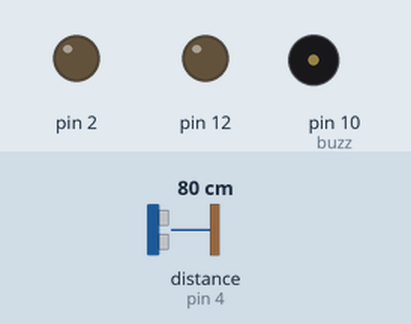
A sketch run on a simulated Arduino Uno, built with avr-gcc and run on an emulated ATmega328P. Parts: output pins drawn as LEDs (lit = HIGH), buzzer (waves = sounding). Wiring (inferred from the names in the program): ultrasonic range finder: trigger pin 7; echo pin 4. The test bench sets the inputs (shaded band); at power-on: distance to the obstacle (sensor on pin 4) 80 cm. The echo pulse lasts 58.3 µs per cm; pins used as bus, display or sensor lines are not drawn; what the sketch prints to the serial monitor is not drawn.

Above: at 1.2 s.
1.3 s: distance to the obstacle (sensor on pin 4) set to 2 cm
At 1.8 s:
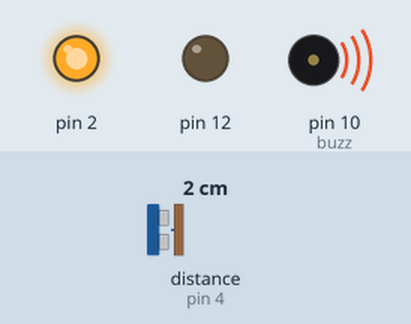
4.3 s: distance to the obstacle (sensor on pin 4) set to 35 cm
At 4.45 s:
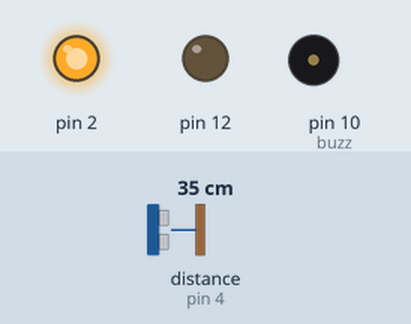
Timing chart, 0 to 7.3 s (numbered marks = the images above; inputs shaded):
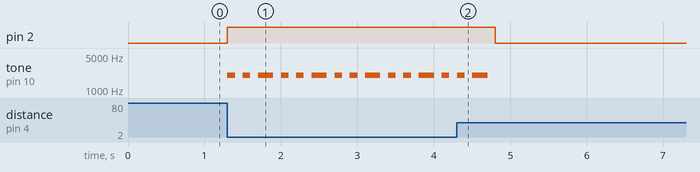

Measured:
- after the input at 1.3 s, pin 2: LOW → HIGH at once; tone on pin 10 (buzz): silent → 2000 Hz at once, then repeats every 0.70 s: silent 0.10 s, 2000 Hz 0.10 s, silent 0.10 s, 2000 Hz 0.20 s, silent 0.10 s, 2000 Hz 0.10 s
- after the input at 4.3 s, pin 2: HIGH → LOW after 0.51 s; tone on pin 10 (buzz): goes on until 4.7 s, then stays silent

The sketch:

accidental_collison_arduino_program.ino
```cpp
////Collision Warning System////


const int trigPin = 7;
const int echoPin = 4;
int buzz = 10;
long duration;
int distance;

// the setup function runs once when you press reset or power the board
void setup() {
  // initialize digital pin 13 output.
  pinMode(trigPin, OUTPUT);
  pinMode(echoPin, INPUT);
  pinMode(12, OUTPUT);
  pinMode(2, OUTPUT);
  Serial.begin(9600);
  Serial.println("Sensor distance ");
  Serial.print("dist: ");
  Serial.println(distance);
}

// loop function runs over and over again forever
void loop()
{
// Clears the trigPin
digitalWrite(trigPin, LOW);
delayMicroseconds(2);
// Sets the trigPin on HIGH state for 10 micro seconds
digitalWrite(trigPin, HIGH);
delayMicroseconds(10);
digitalWrite(trigPin, LOW);
// Reads the echoPin, returns the sound wave travel time in microseconds
duration = pulseIn(echoPin, HIGH);
// Calculating the distance
distance= duration*0.034/2;
// Prints the distance on the Serial Monitor
if(distance <= 50 && distance >= 20)
{
  digitalWrite(12, HIGH);

  digitalWrite(12, LOW);
  // turn the LED on (HIGH is the voltage level)

}


else
{
  digitalWrite(12, LOW);    // turn the LED off by making the voltage LOW
             // wait for a second
}


if(distance <= 20)
{
    digitalWrite(2, HIGH);

    tone(buzz, 2000);
    delay(100);
    noTone(buzz);
    delay(100);

    tone(buzz, 2000);
    delay(100);
    noTone(buzz);
    delay(100);

    tone(buzz, 2000);
    delay(100);
    noTone(buzz);

    tone(buzz, 2000);
    delay(100);
    noTone(buzz);
    delay(100);
}

else
{
  digitalWrite(2, LOW);    // turn the LED off by making the voltage LOW
             // wait for a second
}
}
```
